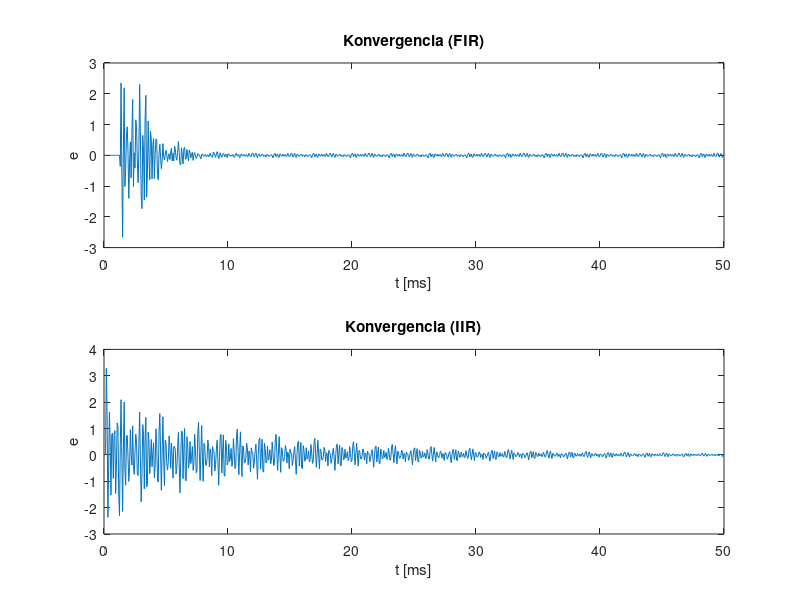

Recreate this plot in MATLAB.
%%%%%%%%%%%%%%%%%%%%%%%%%%%%%%%%%%%%%%%%%%%%%%%%%%%%%%%%%%%%%%%%%%%%%%%%%%%%%
%                                                                           %
% Rendszeridentifikacio LMS algoritmussal                                   %
%                                                                           %
% Az ismeretlen H(z) atvitelt szeretnenk identifikalni az LMS algoritmus    %
% szerint adaptalt W(z) szurovel.                                           %
%                                                                           %
%                                                                           %
%                                  ------   d                               %
%                           ----->| H(z) |----------                        %
%                           |      ------          |                        %
%                           |                      |                        %
%                    x      |      ------   y      v                        %
%                    ------------>| W(z) |------->(+)                       %
%                           |      ------       -  |                        %
%                           |         ^            |                        %
%                           |         |            |e                       %
%                           |         |            |                        %
%                           |      ------          |                        %
%                           ----->| LMS  |<---------                        %
%                                  ------                                   %
%                                                                           %
%%%%%%%%%%%%%%%%%%%%%%%%%%%%%%%%%%%%%%%%%%%%%%%%%%%%%%%%%%%%%%%%%%%%%%%%%%%%%

clear all;
clc;

%% PARAMETEREK
fs=16000; %mintaveteli frekvencia
H=tf([0.3 0],[1 0 0.7],1/fs) %identifikalando rendszer
N_FIR=21; %ha W FIR szuro, akkor ennyi egyutthatos
N_NUM=2;  %ha W IIR szuro, akkor a szamlalo ennyi egyutthatos
N_DEN=3;  %ha W IIR szuro, akkor a nevezo ennyi egyutthatos
mu_fir=1e-3; %batorsagi tenyezo (FIR)
mu_iir=1e-3; %batorsagi tenyezo (IIR)

%% GERJESZTES: veletlen fazisu multiszinusz
t=0:1/fs:0.05;
x=zeros(1,length(t));
for f=0:fs/50:fs/2
    x=x+cos(2*pi*f*t+2*pi*rand(1));
end
d=lsim(H,x);

%% MODELLEZES FIR SZUROKENT
W=zeros(N_FIR,1);
e=zeros(1,length(t));
for ii=(N_FIR+1):length(t)
    X=x((ii-1):-1:(ii-N_FIR))';
    y=W'*X;
    e(ii)=d(ii)-y;
    W=W+2*mu_fir*e(ii)*X;
end
Wfir=W %FIR egyutthatok
h=impulse(H,N_FIR/fs) %valodi impulzusvalasz
figure(1)
subplot(211);
plot(1000*t,e);
title('Konvergencia (FIR)');
xlabel('t [ms]');
ylabel('e');

%% MODELLEZES IIR SZUROKENT
W=zeros(N_NUM+N_DEN-1,1);
e=zeros(1,length(t));
for ii=(N_DEN+1):length(t)
    X=[x((ii-1):-1:(ii-N_NUM)) d((ii-1):-1:(ii-N_DEN+1))']';
    y=W'*X;
    e(ii)=d(ii)-y;
    W=W+2*mu_iir*e(ii)*X;
end
Wnum=W(1:N_NUM) %szamlalo
Wden=[1; -W((N_NUM+1):(N_NUM+N_DEN-1))] %nevezo
subplot(212);
plot(1000*t,e);
title('Konvergencia (IIR)');
xlabel('t [ms]');
ylabel('e');
